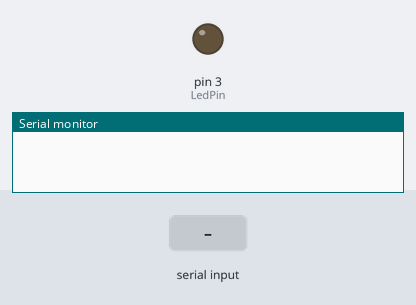
Bench run of a sketch on a simulated Arduino Uno, built with avr-gcc and run on an emulated ATmega328P. Parts: output pins drawn as LEDs (lit = HIGH), the last lines printed to the serial monitor. The test bench sets the inputs (shaded band).

Above: at 2.0 s.
2.1 s: "1\n" received over Serial
At 4.2 s:
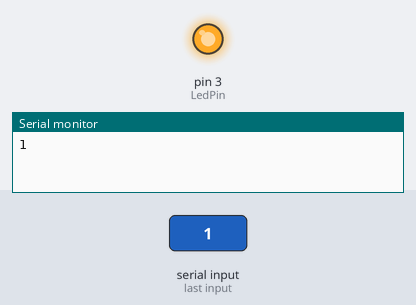
4.5 s: "0\n" received over Serial
At 5.8 s:
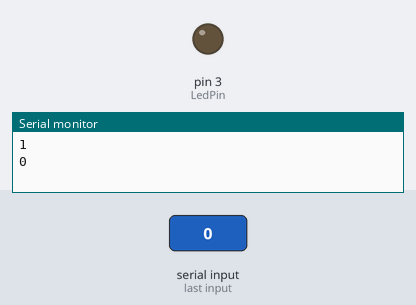
8.5 s: "1,90\n" received over Serial
At 10.1 s:
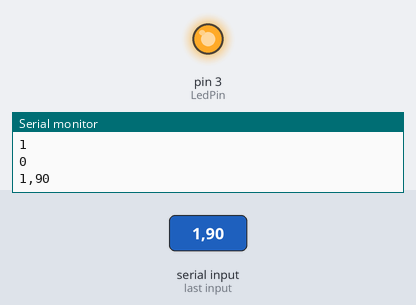
Timing chart, 0 to 11.5 s (numbered marks = the images above; inputs shaded):
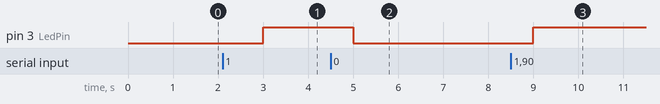

Measured:
- after the input at 2.1 s, pin 3 (LedPin): LOW → HIGH after 0.90 s
- after the input at 4.5 s, pin 3 (LedPin): HIGH → LOW after 0.50 s
- after the input at 8.5 s, pin 3 (LedPin): LOW → HIGH after 0.50 s

The sketch:

NanoSerial.ino
```cpp
const int LedPin = 3;
int ledState = 0;
String receiveVal = String();
bool stringComplete;

void setup()
{
   pinMode(LedPin, OUTPUT);
   Serial.begin(9600);
   receiveVal.reserve(255);
}

void loop()
{

    if(stringComplete)
    {
       stringComplete = false;
    }

      if(receiveVal != "")
      {
         Serial.println(receiveVal);


         if(receiveVal.toInt() == 1)
         {
             ledState = HIGH;
         }

         if(receiveVal.toInt() == 0)
         {
             ledState = LOW;
         }
      }


    digitalWrite(LedPin, ledState);

    receiveVal = "";
    delay(1000);

}

/*   Serial Event Handler */
void serialEvent()
{
   while(Serial.available())
   {
      //get byte
      char inChar = (char)Serial.read();
      receiveVal += inChar;
      if(inChar == '\n')
      {
         stringComplete = true;
      }
   }
}
```
